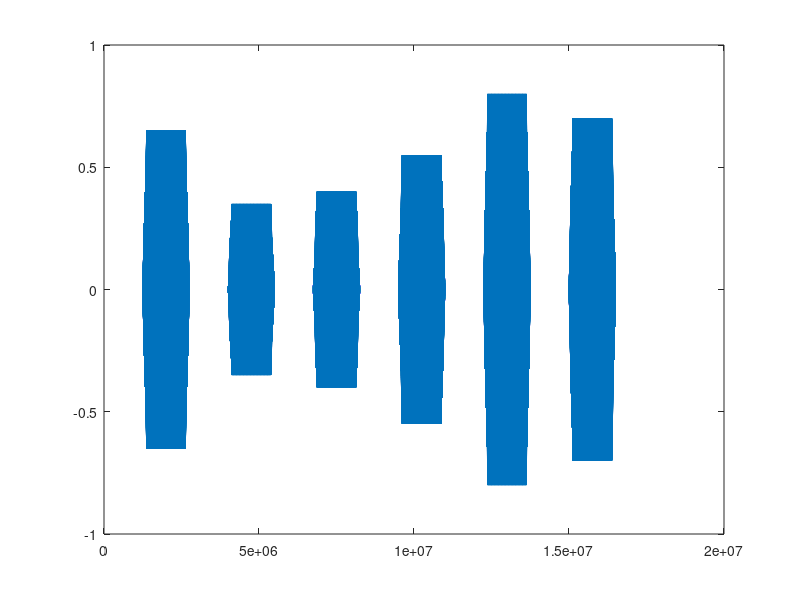

Recreate this plot in MATLAB.
close all
clear all
clc

%% Stimulation signal script

% Create stimulation protocol_1 with a random order 
amp = [0.1, 0.3; 0.1, 0.45; 0.1, 0.6; 0.05, 0.6; 0.15, 0.2; 0.2, 0.6]; %
for x = 1:length(amp)
random_amp_pairs_1= amp(randperm(size(amp, 1)), :);
end

one_quantum = random_amp_pairs_1;

save('1_quantum', 'one_quantum');

%% Create waveforms 
% 1 electrode pair - quantum

I1x = [];

dt = 0.004;
carrier_f = 2000;
pulse_f = 10;

f1 = carrier_f/1000;
f2 = (carrier_f + pulse_f)/1000;

ramp_up_t = 500; % ms
ramp_down_t = 500;

for a = 1:length(random_amp_pairs_1)
        
A1 = random_amp_pairs_1(a,1);
A2 = random_amp_pairs_1(a,2);

phi1 = 0;
phi2 = pi;
    
each_stim_t = 6*1000; 
each_break_t = 5*1000;
total_t = 71*1000; 

stim_tt = dt:dt:each_stim_t;

I1_stim(a,:) = A1*cos(2*pi*f1*stim_tt+phi1) + A2*cos(2*pi*f2*stim_tt+phi1);

if ramp_up_t
    ramp_up_size = round(ramp_up_t/dt);
    ramp_vec = 0:1/ramp_up_size:1;

    I1_stim(a,1:length(ramp_vec)) = ramp_vec.*I1_stim(a,1:length(ramp_vec));

end

if ramp_down_t
    ramp_down_size = round(ramp_down_t/dt);
    ramp_vec = fliplr(0:1/ramp_down_size:1);

    I1_stim(a,end-length(ramp_vec)+1:end) = ramp_vec.*I1_stim(a,end-length(ramp_vec)+1:end);
    
end

% figure,plot(I1_stim(a,:))

% period of zeros

break_tt = dt:dt:each_break_t;

I1_break= zeros(1,length(break_tt));

% complete 'cycle'

I1_cycle(a,:) = [I1_stim(a,:), I1_break];

I1x = [I1x, I1_cycle(a,:)];
end

each_pre_t = 5*1000;
pre_tt = dt:dt:each_pre_t;
I1_pre = zeros(1,length(pre_tt));

I1x = [I1_pre, I1x];
I2x = zeros(size(I1x));
figure,plot(I1x + I2x)
% saveas(gcf,'quantum_1ep', '.fig');

I1 = I1x;
I2 = I2x;
save('quantum_1ep','I1','I2');

% %% Create waveforms 
% % 2 electrode pair - quantum
% 
% I1x = [];
% I2x = [];
% 
% dt = 0.004;
% carrier_f = 2000;
% pulse_f = 10;
% 
% f1 = carrier_f/1000;
% f2 = (carrier_f + pulse_f)/1000;
% 
% ramp_up_t = 500; % ms
% ramp_down_t = 500;
% 
% for a = 1:length(random_amp_pairs_1)
%         
% A1 = random_amp_pairs_1(a,1);
% A2 = random_amp_pairs_1(a,2);
% 
% phi1 = 0;
% phi2 = pi;
%     
% each_pre_t = 5*1000;
% each_stim_t = 6*1000; 
% each_break_t = 4*1000;
% total_t = 61*1000; 
% 
% stim_tt = dt:dt:each_stim_t;
% 
% I1_stim(a,:) = A1*cos(2*pi*f1*stim_tt+phi1);
% I2_stim(a,:) = A2*cos(2*pi*f2*stim_tt+phi1);
% 
% if ramp_up_t
%     ramp_up_size = round(ramp_up_t/dt);
%     ramp_vec = 0:1/ramp_up_size:1;
% 
%     I1_stim(a,1:length(ramp_vec)) = ramp_vec.*I1_stim(a,1:length(ramp_vec));
%     I2_stim(a,1:length(ramp_vec)) = ramp_vec.*I2_stim(a,1:length(ramp_vec));
% end
% 
% if ramp_down_t
%     ramp_down_size = round(ramp_down_t/dt);
%     ramp_vec = fliplr(0:1/ramp_down_size:1);
% 
%     I1_stim(a,end-length(ramp_vec)+1:end) = ramp_vec.*I1_stim(a,end-length(ramp_vec)+1:end);
%     I2_stim(a,end-length(ramp_vec)+1:end) = ramp_vec.*I2_stim(a,end-length(ramp_vec)+1:end);
%     
% end
% 
% % figure,plot(I1_stim(a,:)+ I2_stim(a,:))
% 
% % period of zeros
% 
% break_tt = dt:dt:each_break_t;
% 
% I1_break= zeros(1,length(break_tt));
% I2_break= zeros(1,length(break_tt));
% 
% % pre-stim period
% 
% pre_tt = dt:dt:each_pre_t;
% 
% I1_pre = zeros(1,length(pre_tt));
% I2_pre = zeros(1,length(pre_tt));
% 
% % complete 'cycle'
% 
% I1_cycle(a,:) = [I1_pre  I1_stim(a,:), I1_break];
% 
% I2_cycle(a,:) = [I2_pre  I2_stim(a,:), I2_break];
% 
% % figure,plot(I1_cycle.(char(sf(a))))
% 
% I1x = [I1x, I1_cycle(a,:)];
% I2x = [I2x, I2_cycle(a,:)];
% end
% 
% figure,plot(I1x + I2x)
% % saveas(gcf,'quantum_1ep', '.fig');
% 
% I1 = I1x;
% I2 = I2x;
% save('quantum_2ep','I1','I2');
